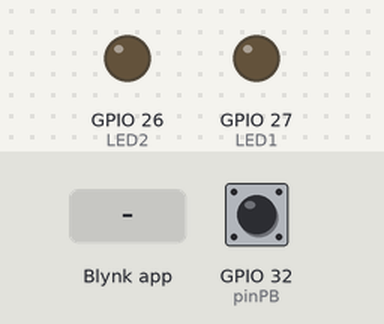
The sketch below on a simulated ESP32. On the bench: output pins drawn as LEDs (lit = HIGH). Inputs (shaded band) come from the test bench; at power-on: GPIO 32 (pinPB) HIGH. WiFi joins after 1.5 s; servers stay silent unless stated; what the sketch prints to the serial monitor is not drawn.

Above: at 3.0 s.
3.1 s: Blynk app writes 1 to V0
At 3.8 s:
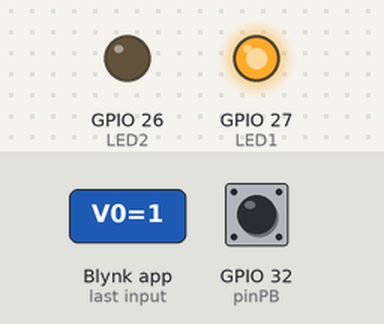
4.6 s: Blynk app writes 1 to V1
At 5.0 s:
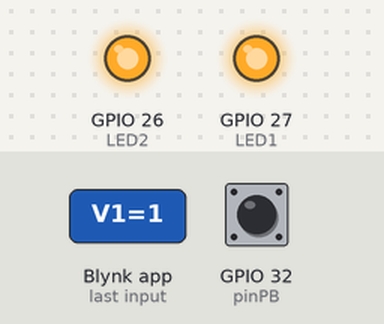
6.1 s: Blynk app writes 0 to V0
At 7.3 s:
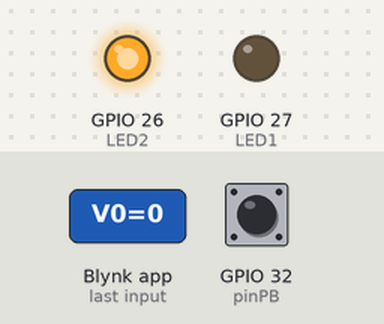
7.6 s: Blynk app writes 200 to V0
At 8.5 s:
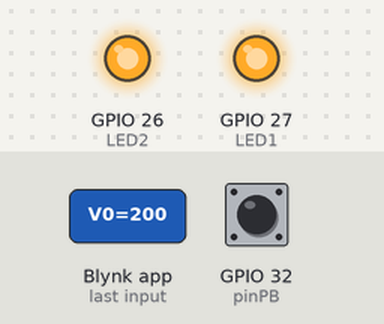
9.1 s: Blynk app writes 0 to V1
At 9.6 s:
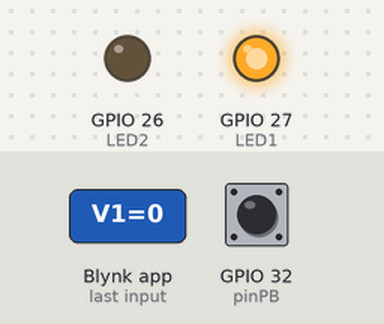
Timing chart, 0 to 11.6 s (numbered marks = the images above; inputs shaded):
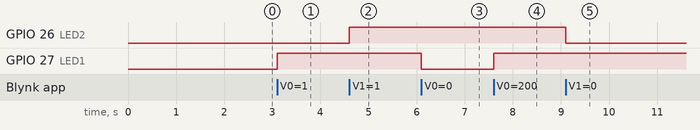

Measured:
- after the input at 3.1 s, GPIO 27 (LED1): LOW → HIGH at once
- after the input at 4.6 s, GPIO 26 (LED2): LOW → HIGH at once
- after the input at 6.1 s, GPIO 27 (LED1): HIGH → LOW at once
- after the input at 7.6 s, GPIO 27 (LED1): LOW → HIGH at once
- after the input at 9.1 s, GPIO 26 (LED2): HIGH → LOW at once

The sketch:

displayPB_Blynk.ino
```cpp
#define BLYNK_PRINT Serial
#define BLYNK_TEMPLATE_ID   "TMPL6aVFnqzua"
#define BLYNK_TEMPLATE_NAME "JUMAAT"
#define BLYNK_AUTH_TOKEN    "2v0jgOZt4mbrRNZp06grbdGzlXPiFlPE"
#include <WiFi.h>
#include <WiFiClient.h>
#include <BlynkSimpleEsp32.h>
BlynkTimer timer;

char ssid[] = "Wokwi-GUEST";
char pass[] = "";

#define LED1  27
#define LED2  26
#define pinPB 32

BLYNK_WRITE(V0)
{ int pb1 = param.asInt();
  digitalWrite(LED1,pb1);
}
BLYNK_WRITE(V1)
{ int pb2 = param.asInt();
  digitalWrite(LED2,pb2);
}
void getInput()
{ int pb = digitalRead(pinPB);
  Serial.println(pb);
  if(pb==0) Blynk.virtualWrite(V3,"Pushed");
  if(pb==1) Blynk.virtualWrite(V3,"Idle");
}

void setup()
{ pinMode(LED1,OUTPUT);
  pinMode(LED2,OUTPUT);
  pinMode(pinPB,INPUT_PULLUP);

  Serial.begin(9600);
  Blynk.begin(BLYNK_AUTH_TOKEN, ssid, pass);
  timer.setInterval(10L,getInput);
}

void loop()
{ Blynk.run();
  timer.run();
}
```
